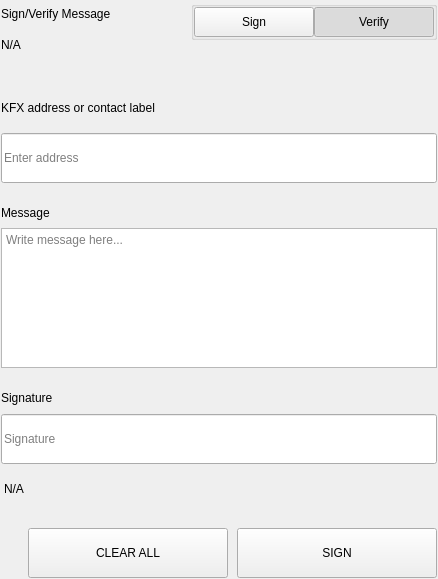
<?xml version="1.0" encoding="UTF-8"?>
<ui version="4.0">
 <class>SettingsSignMessageWidgets</class>
 <widget class="QWidget" name="SettingsSignMessageWidgets">
  <property name="geometry">
   <rect>
    <x>0</x>
    <y>0</y>
    <width>438</width>
    <height>579</height>
   </rect>
  </property>
  <property name="windowTitle">
   <string>Form</string>
  </property>
  <layout class="QVBoxLayout" name="verticalLayout">
   <property name="spacing">
    <number>0</number>
   </property>
   <property name="leftMargin">
    <number>0</number>
   </property>
   <property name="topMargin">
    <number>0</number>
   </property>
   <property name="rightMargin">
    <number>0</number>
   </property>
   <property name="bottomMargin">
    <number>0</number>
   </property>
   <item>
    <widget class="QWidget" name="left" native="true">
     <layout class="QVBoxLayout" name="verticalLayout_3">
      <property name="leftMargin">
       <number>0</number>
      </property>
      <property name="topMargin">
       <number>0</number>
      </property>
      <property name="rightMargin">
       <number>0</number>
      </property>
      <property name="bottomMargin">
       <number>0</number>
      </property>
      <item>
       <widget class="QWidget" name="container_sign" native="true">
        <layout class="QVBoxLayout" name="verticalLayout_2">
         <property name="spacing">
          <number>0</number>
         </property>
         <property name="leftMargin">
          <number>1</number>
         </property>
         <property name="topMargin">
          <number>1</number>
         </property>
         <property name="rightMargin">
          <number>1</number>
         </property>
         <property name="bottomMargin">
          <number>1</number>
         </property>
         <item>
          <layout class="QHBoxLayout" name="horizontalLayout_3" stretch="3,1">
           <property name="spacing">
            <number>40</number>
           </property>
           <item>
            <layout class="QVBoxLayout" name="verticalLayoutTitle">
             <property name="spacing">
              <number>5</number>
             </property>
             <item>
              <widget class="QLabel" name="labelTitle">
               <property name="text">
                <string>Sign/Verify Message</string>
               </property>
              </widget>
             </item>
             <item>
              <widget class="QLabel" name="labelSubtitle1">
               <property name="text">
                <string notr="true">N/A</string>
               </property>
               <property name="wordWrap">
                <bool>true</bool>
               </property>
              </widget>
             </item>
            </layout>
           </item>
           <item alignment="Qt::AlignRight|Qt::AlignTop">
            <widget class="QWidget" name="containerSwitch" native="true">
             <property name="styleSheet">
              <string notr="true">#containerSwitch{
	padding-top:9px;
}</string>
             </property>
             <layout class="QVBoxLayout" name="verticalLayout_6">
              <property name="spacing">
               <number>4</number>
              </property>
              <property name="leftMargin">
               <number>0</number>
              </property>
              <property name="topMargin">
               <number>0</number>
              </property>
              <property name="rightMargin">
               <number>0</number>
              </property>
              <property name="bottomMargin">
               <number>0</number>
              </property>
              <item alignment="Qt::AlignRight">
               <widget class="QGroupBox" name="groupBox">
                <property name="sizePolicy">
                 <sizepolicy hsizetype="Fixed" vsizetype="Preferred">
                  <horstretch>0</horstretch>
                  <verstretch>0</verstretch>
                 </sizepolicy>
                </property>
                <property name="title">
                 <string/>
                </property>
                <property name="alignment">
                 <set>Qt::AlignRight|Qt::AlignTop|Qt::AlignTrailing</set>
                </property>
                <layout class="QHBoxLayout" name="horizontalLayout_4">
                 <property name="spacing">
                  <number>0</number>
                 </property>
                 <property name="leftMargin">
                  <number>0</number>
                 </property>
                 <property name="topMargin">
                  <number>0</number>
                 </property>
                 <property name="rightMargin">
                  <number>0</number>
                 </property>
                 <property name="bottomMargin">
                  <number>0</number>
                 </property>
                 <item>
                  <widget class="QPushButton" name="pushSign">
                   <property name="minimumSize">
                    <size>
                     <width>120</width>
                     <height>30</height>
                    </size>
                   </property>
                   <property name="maximumSize">
                    <size>
                     <width>120</width>
                     <height>30</height>
                    </size>
                   </property>
                   <property name="focusPolicy">
                    <enum>Qt::NoFocus</enum>
                   </property>
                   <property name="text">
                    <string>Sign</string>
                   </property>
                   <property name="checkable">
                    <bool>true</bool>
                   </property>
                   <property name="autoExclusive">
                    <bool>true</bool>
                   </property>
                  </widget>
                 </item>
                 <item>
                  <widget class="QPushButton" name="pushVerify">
                   <property name="minimumSize">
                    <size>
                     <width>120</width>
                     <height>30</height>
                    </size>
                   </property>
                   <property name="maximumSize">
                    <size>
                     <width>120</width>
                     <height>30</height>
                    </size>
                   </property>
                   <property name="focusPolicy">
                    <enum>Qt::NoFocus</enum>
                   </property>
                   <property name="text">
                    <string>Verify</string>
                   </property>
                   <property name="checkable">
                    <bool>true</bool>
                   </property>
                   <property name="checked">
                    <bool>true</bool>
                   </property>
                   <property name="autoExclusive">
                    <bool>true</bool>
                   </property>
                  </widget>
                 </item>
                </layout>
               </widget>
              </item>
              <item alignment="Qt::AlignHCenter|Qt::AlignTop">
               <widget class="QLabel" name="labelSubtitleSwitch">
                <property name="text">
                 <string/>
                </property>
                <property name="alignment">
                 <set>Qt::AlignRight|Qt::AlignTrailing|Qt::AlignVCenter</set>
                </property>
               </widget>
              </item>
             </layout>
            </widget>
           </item>
          </layout>
         </item>
         <item>
          <spacer name="verticalSpacer_2">
           <property name="orientation">
            <enum>Qt::Vertical</enum>
           </property>
           <property name="sizeType">
            <enum>QSizePolicy::Fixed</enum>
           </property>
           <property name="sizeHint" stdset="0">
            <size>
             <width>20</width>
             <height>40</height>
            </size>
           </property>
          </spacer>
         </item>
         <item>
          <widget class="QWidget" name="containerAddress" native="true">
           <property name="sizePolicy">
            <sizepolicy hsizetype="Preferred" vsizetype="Fixed">
             <horstretch>0</horstretch>
             <verstretch>0</verstretch>
            </sizepolicy>
           </property>
           <layout class="QVBoxLayout" name="verticalLayout_5" stretch="0,0">
            <property name="spacing">
             <number>15</number>
            </property>
            <property name="leftMargin">
             <number>0</number>
            </property>
            <property name="topMargin">
             <number>0</number>
            </property>
            <property name="rightMargin">
             <number>0</number>
            </property>
            <property name="bottomMargin">
             <number>0</number>
            </property>
            <item>
             <widget class="QLabel" name="labelSubtitleAddress">
              <property name="minimumSize">
               <size>
                <width>0</width>
                <height>20</height>
               </size>
              </property>
              <property name="maximumSize">
               <size>
                <width>16777215</width>
                <height>20</height>
               </size>
              </property>
              <property name="text">
               <string>KFX address or contact label</string>
              </property>
             </widget>
            </item>
            <item>
             <widget class="QLineEdit" name="addressIn_SM">
              <property name="minimumSize">
               <size>
                <width>0</width>
                <height>50</height>
               </size>
              </property>
              <property name="maximumSize">
               <size>
                <width>16777215</width>
                <height>50</height>
               </size>
              </property>
              <property name="placeholderText">
               <string>Enter address</string>
              </property>
             </widget>
            </item>
           </layout>
          </widget>
         </item>
         <item>
          <spacer name="verticalSpacer_3">
           <property name="orientation">
            <enum>Qt::Vertical</enum>
           </property>
           <property name="sizeType">
            <enum>QSizePolicy::Fixed</enum>
           </property>
           <property name="sizeHint" stdset="0">
            <size>
             <width>20</width>
             <height>20</height>
            </size>
           </property>
          </spacer>
         </item>
         <item>
          <layout class="QVBoxLayout" name="verticalLayout_9">
           <property name="spacing">
            <number>5</number>
           </property>
           <item>
            <widget class="QLabel" name="labelSubtitleMessage">
             <property name="minimumSize">
              <size>
               <width>0</width>
               <height>20</height>
              </size>
             </property>
             <property name="maximumSize">
              <size>
               <width>16777215</width>
               <height>20</height>
              </size>
             </property>
             <property name="text">
              <string>Message</string>
             </property>
            </widget>
           </item>
           <item>
            <widget class="QPlainTextEdit" name="messageIn_SM">
             <property name="minimumSize">
              <size>
               <width>0</width>
               <height>140</height>
              </size>
             </property>
             <property name="maximumSize">
              <size>
               <width>16777215</width>
               <height>140</height>
              </size>
             </property>
             <property name="placeholderText">
              <string>Write message here...</string>
             </property>
            </widget>
           </item>
          </layout>
         </item>
         <item>
          <spacer name="verticalSpacer_4">
           <property name="orientation">
            <enum>Qt::Vertical</enum>
           </property>
           <property name="sizeType">
            <enum>QSizePolicy::Fixed</enum>
           </property>
           <property name="sizeHint" stdset="0">
            <size>
             <width>20</width>
             <height>20</height>
            </size>
           </property>
          </spacer>
         </item>
         <item>
          <widget class="QWidget" name="widget" native="true">
           <property name="minimumSize">
            <size>
             <width>0</width>
             <height>75</height>
            </size>
           </property>
           <property name="maximumSize">
            <size>
             <width>16777215</width>
             <height>16777215</height>
            </size>
           </property>
           <layout class="QVBoxLayout" name="verticalLayout_4">
            <property name="leftMargin">
             <number>0</number>
            </property>
            <property name="topMargin">
             <number>0</number>
            </property>
            <property name="rightMargin">
             <number>0</number>
            </property>
            <property name="bottomMargin">
             <number>0</number>
            </property>
            <item>
             <widget class="QLabel" name="labelSubtitleSignature">
              <property name="minimumSize">
               <size>
                <width>0</width>
                <height>20</height>
               </size>
              </property>
              <property name="maximumSize">
               <size>
                <width>16777215</width>
                <height>20</height>
               </size>
              </property>
              <property name="text">
               <string>Signature</string>
              </property>
             </widget>
            </item>
            <item>
             <widget class="QLineEdit" name="signatureOut_SM">
              <property name="minimumSize">
               <size>
                <width>0</width>
                <height>50</height>
               </size>
              </property>
              <property name="placeholderText">
               <string>Signature</string>
              </property>
             </widget>
            </item>
           </layout>
          </widget>
         </item>
         <item>
          <widget class="QLabel" name="statusLabel_SM">
           <property name="styleSheet">
            <string notr="true">padding-top:5px;</string>
           </property>
           <property name="text">
            <string notr="true">N/A</string>
           </property>
          </widget>
         </item>
         <item>
          <spacer name="verticalSpacer">
           <property name="orientation">
            <enum>Qt::Vertical</enum>
           </property>
           <property name="sizeType">
            <enum>QSizePolicy::Fixed</enum>
           </property>
           <property name="sizeHint" stdset="0">
            <size>
             <width>20</width>
             <height>20</height>
            </size>
           </property>
          </spacer>
         </item>
         <item>
          <layout class="QHBoxLayout" name="horizontalLayout_7">
           <property name="spacing">
            <number>9</number>
           </property>
           <item>
            <spacer name="horizontalSpacer_5">
             <property name="orientation">
              <enum>Qt::Horizontal</enum>
             </property>
             <property name="sizeType">
              <enum>QSizePolicy::Expanding</enum>
             </property>
             <property name="sizeHint" stdset="0">
              <size>
               <width>40</width>
               <height>20</height>
              </size>
             </property>
            </spacer>
           </item>
           <item>
            <widget class="QPushButton" name="pushButtonClear">
             <property name="minimumSize">
              <size>
               <width>200</width>
               <height>50</height>
              </size>
             </property>
             <property name="focusPolicy">
              <enum>Qt::NoFocus</enum>
             </property>
             <property name="text">
              <string>CLEAR ALL</string>
             </property>
            </widget>
           </item>
           <item>
            <widget class="QPushButton" name="pushButtonSave">
             <property name="minimumSize">
              <size>
               <width>200</width>
               <height>50</height>
              </size>
             </property>
             <property name="maximumSize">
              <size>
               <width>200</width>
               <height>50</height>
              </size>
             </property>
             <property name="focusPolicy">
              <enum>Qt::NoFocus</enum>
             </property>
             <property name="text">
              <string>SIGN</string>
             </property>
            </widget>
           </item>
          </layout>
         </item>
        </layout>
       </widget>
      </item>
     </layout>
    </widget>
   </item>
  </layout>
 </widget>
 <resources/>
 <connections/>
</ui>
